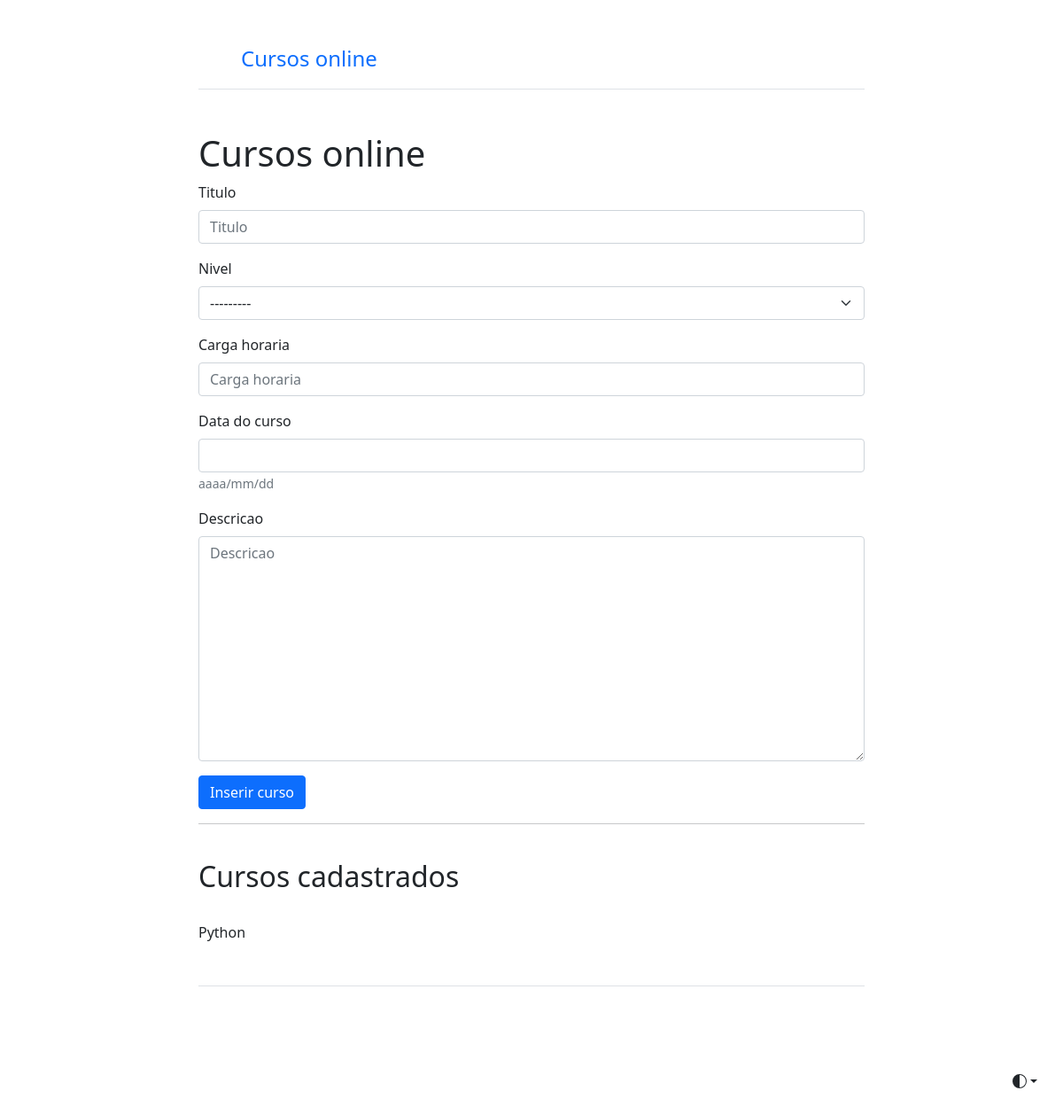
The page /curso/criar_curso/ on the database as committed earlier.
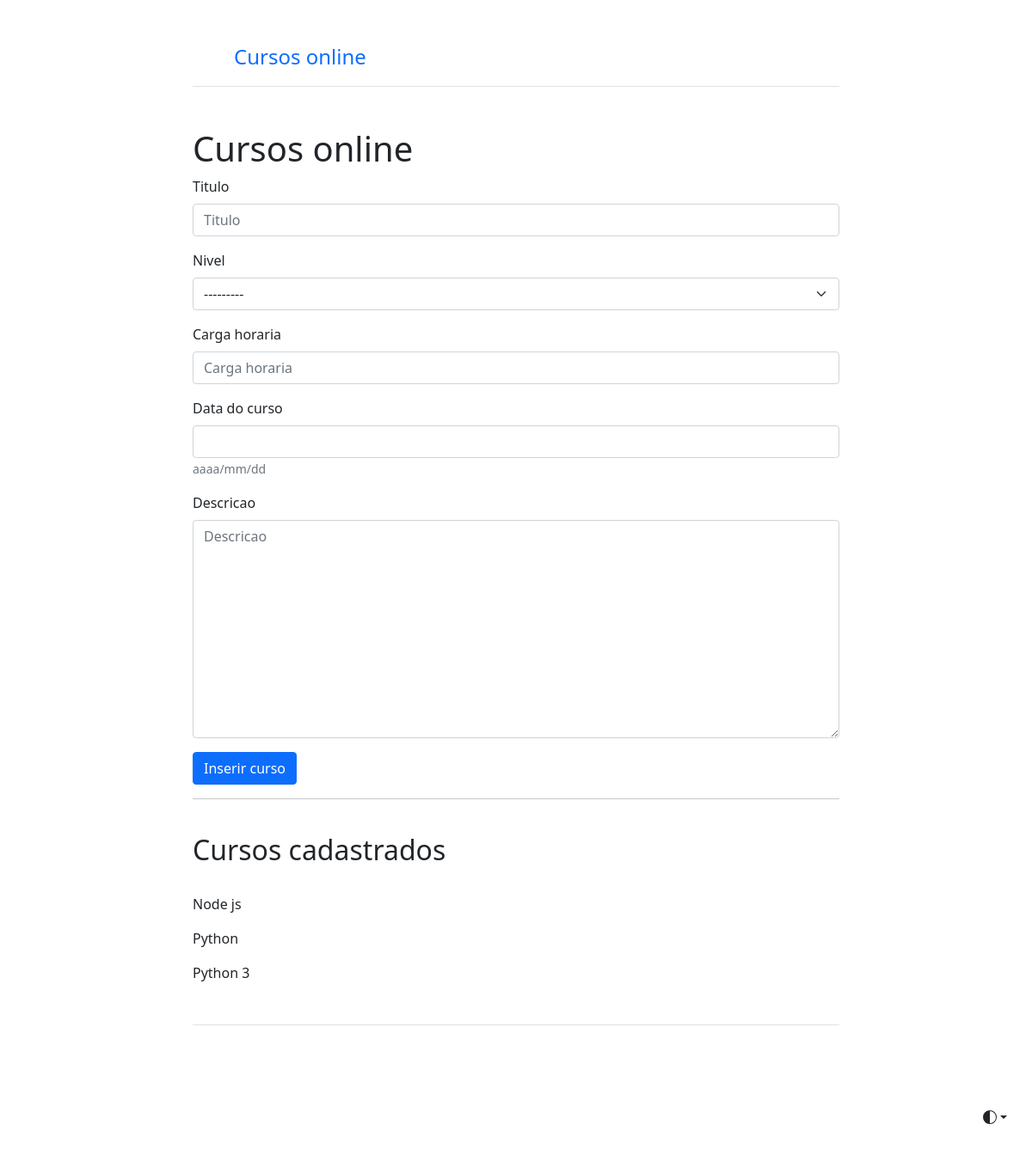
The same page on the database as committed later.
### cursos/models.py (models this page shows, shortened)
class Curso(models.Model):
    niveis_de_curso = (
        ('Iniciante', 'Iniciante'),
        ('Intermediário', 'Intermediário'),
        ('Avançado', 'Avançado')
    )
    titulo = models.CharField(max_length=50)
    nivel = models.CharField(max_length=50, choices=niveis_de_curso)
    carga_horaria = models.IntegerField()
    data_do_curso = models.DateField(help_text='aaaa/mm/dd')
    descricao = models.TextField()
    class Meta:
        verbose_name = 'Cadastro de curso'
        verbose_name_plural = 'Cadastros de cursos'
        ordering = ['-data_do_curso'] # esse símbolo de menos - é para ordernar decrescente

### cursos/views.py (the view)
# urls.py: path('criar_curso/', criar_curso, name='criar curso')
@cache_page(30)
def criar_curso(request):
    cursos = Curso.objects.all()
    form = CursoForm(request.POST or None)
    sucesso = False
    if form.is_valid():
        form.save()
        sucesso = True
    contexto = {
        'form': form,
        'sucesso': sucesso,
        'cursos': cursos
    }
    return render(request, 'criar_curso.html', contexto)

### cursos/forms.py (shortened to what this page needs)
class CursoForm(forms.ModelForm):
    class Meta:
        model = Curso
        fields = ['titulo', 'nivel', 'carga_horaria', 'data_do_curso', 'descricao']

### cursos/templates/criar_curso.html (shortened to what this page needs)
{% extends "inicio.html" %}
{% load bootstrap5 %}
{% block principal %}
  <h1 class="text-body-emphasis">Cursos online</h1>
  {% if sucesso %}
    <p class="alert alert-success"> Curso cadastrado com sucesso!</p>
  {% else %}
  <form action="" method="POST" id="form">
    {% bootstrap_form form %}
    <button type="submit" class="btn btn-primary btn-block">Inserir curso</button>
  </form>
<hr>
<br>
<h2> Cursos cadastrados </h2> <br>
{% for curso in cursos %}
  <p>{{curso.titulo}}</p>
{% endfor %}
  {% endif %}
{% endblock %}

### base/templates/inicio.html (shortened to what this page needs)
<!doctype html>
<html lang="en" data-bs-theme="auto">
  <head><script src="../assets/js/color-modes.js"></script>
    <link href="/static/starter-template.css" rel="stylesheet">
    <link href="/static/bootstrap.min.css" rel="stylesheet">
  </head>
  <body>
    <div class="dropdown position-fixed bottom-0 end-0 mb-3 me-3 bd-mode-toggle">
      <button class="btn btn-bd-primary py-2 dropdown-toggle d-flex align-items-center"
              id="bd-theme"
              type="button"
              aria-expanded="false"
              data-bs-toggle="dropdown"
              aria-label="Toggle theme (auto)">
        <svg class="bi my-1 theme-icon-active" width="1em" height="1em"><use href="#circle-half"></use></svg>
      </button>
    </div>
<div class="col-lg-8 mx-auto p-4 py-md-5">
  <header class="d-flex align-items-center pb-3 mb-5 border-bottom">
    <a href="/" class="d-flex align-items-center text-body-emphasis text-decoration-none">
      <svg class="bi me-2" width="40" height="32"><use xlink:href="#bootstrap"/></svg>
      <span class="fs-4">Cursos online</span>
    </a>
  </header>
  <main>
    {% block principal %}{% endblock %}
  </main>
  <footer class="pt-5 my-5 text-body-secondary border-top">
  </footer>
</div>
  </body>
</html>

### base/templates/inicio.html (style rules this page uses)
.bi { vertical-align: -.125em; fill: currentColor; }
.btn-bd-primary { --bd-violet-bg: #712cf9; --bd-violet-rgb: 112.520718, 44.062154, 249.437846; --bs-btn-font-weight: 600; --bs-btn-color: var(--bs-white); --bs-btn-bg: var(--bd-violet-bg); --bs-btn-border-color: var(--bd-violet-bg); --bs-btn-hover-color: var(--bs-white); --bs-btn-hover-bg: #6528e0; --bs-btn-hover-border-color: #6528e0; --bs-btn-focus-shadow-rgb: var(--bd-violet-rgb); --bs-btn-active-color: var(--bs-btn-hover-color); --bs-btn-active-bg: #5a23c8; --bs-btn-active-border-color: #5a23c8; }
.bd-mode-toggle { z-index: 1500; }

Rows that differ between the two databases and show on the page:
added Curso: titulo "Node js"
added Curso: titulo "Python 3"
